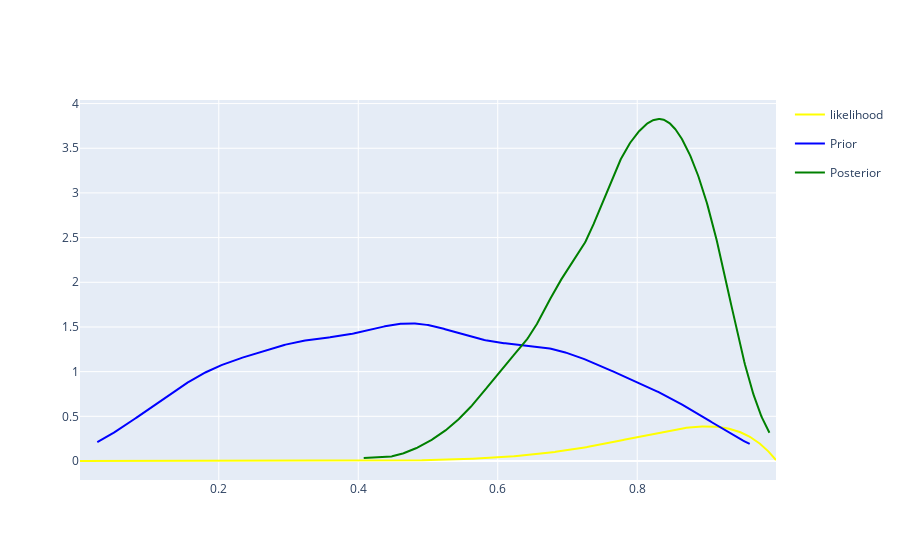

Here is the notebook cell this chart was saved with:
### Code cell
prior_graph      = ff.create_distplot([prior_pdf], ['Prior'], show_hist=False, show_rug=False)['data'][0]
likelihood_graph = go.Scatter(x=[x/1000 for x in range(1,1000)], y=binomial_likelihood(10, 9), name="likelihood")
posterior_graph  = ff.create_distplot([np.random.beta(11,3, 1000)], ['Posterior'], show_hist=False, show_rug=False)['data'][0]

fig = go.Figure([likelihood_graph, prior_graph, posterior_graph])
fig['data'][0]['line']['color']="Yellow"
fig['data'][1]['line']['color']="Blue"
fig['data'][2]['line']['color']="Green"
fig

### Figure 1 — Plotly figure (JSON) as saved in the notebook; plotly's stock layout.template omitted (floating-point values rounded to 4 significant figures; data arrays with more than 128 entries replaced by an {"elided": "..."} marker saying what was removed)
{"data": [{"line": {"color": "Yellow"}, "name": "likelihood", "type": "scatter", "x": {"elided": "999 float values"}, "y": {"elided": "999 float values"}}, {"legendgroup": "Prior", "line": {"color": "Blue"}, "marker": {"color": "rgb(31, 119, 180)"}, "mode": "lines", "name": "Prior", "showlegend": true, "type": "scatter", "x": {"elided": "500 float values"}, "xaxis": "x", "y": {"elided": "500 float values"}, "yaxis": "y"}, {"legendgroup": "Posterior", "line": {"color": "Green"}, "marker": {"color": "rgb(31, 119, 180)"}, "mode": "lines", "name": "Posterior", "showlegend": true, "type": "scatter", "x": {"elided": "500 float values"}, "xaxis": "x", "y": {"elided": "500 float values"}, "yaxis": "y"}], "layout": {}}
